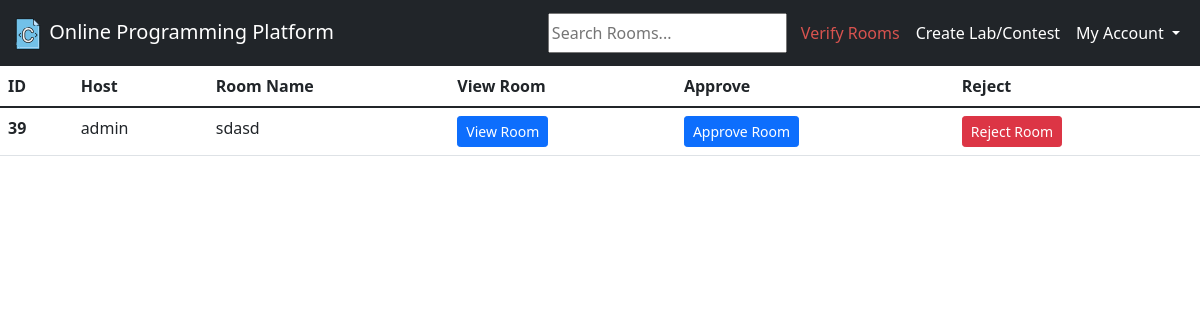
/unverified_rooms/ (signed in), run on an earlier commit of the app's database.
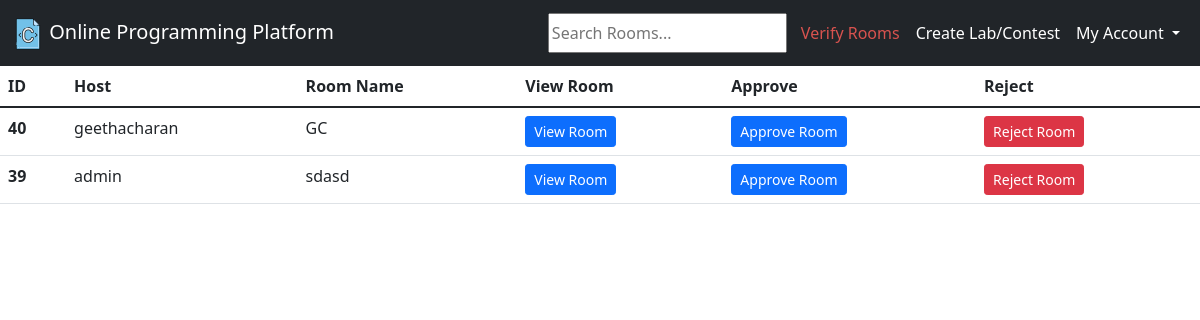
And on a later commit of the database.
### base/models.py (models this page shows, shortened)
class Room(models.Model):
    host = models.ForeignKey(User, on_delete=models.SET_NULL, null=True)
    name = models.CharField(max_length=200)
    description = models.TextField(null=True, blank=True)
    verified = models.BooleanField(default=False)
    room_password = models.CharField(max_length=20, default="admin123")
    updated = models.DateTimeField(auto_now=True)
    created = models.DateTimeField(auto_now_add=True)
    class Meta:
        ordering = ['-updated', '-created']

### base/views.py (the view)
# urls.py: path('unverified_rooms/', views.unverifiedRooms, name="unverifiedRooms"),
def unverifiedRooms(request):
    resultset = Room.objects.filter(verified=False)
    if request.user.username != "admin":
        return HttpResponse("You can't do this ...")
    context = {'rooms': resultset}
    return render(request, "unverified_rooms.html", context)

### templates/unverified_rooms.html (shortened to what this page needs)
{% extends 'main.html' %}
{% block content %}
<table class="table table-hover">
    <thead>
    <tr>
        <th scope="col">ID</th>
        <th scope="col">Host</th>
        <th scope="col">Room Name</th>
        <th scope="col">View Room</th>
        <th scope="col"> Approve</th>
        <th scope="col"> Reject</th>
    </tr>
    </thead>
    <tbody>
    {% for room in rooms %}
    <tr>
        <th scope="row">{{room.id}}</th>
        <td>{{room.host}}</td>
        <td>{{room.name}}</td>
        <td><a class="btn btn-primary btn-sm" href="/room/{{room.id}}" role="button">View Room </a></td>
        <td><a class="btn btn-primary btn-sm" href="/approve/{{room.id}}" role="button">Approve Room </a></td>
        <td><a class="btn btn-danger btn-sm" href="/reject/{{room.id}}" role="button">Reject Room</a></td>
    </tr>
    {% endfor %}
    </tbody>
</table>
{% endblock %}

What changed in the data, as far as the page shows it:
added Room: id "40", host "geethacharan", name "GC"
